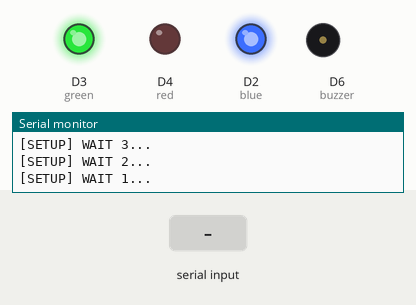
The sketch below on a simulated ESP8266 (NodeMCU). Parts: output pins drawn as LEDs (lit = HIGH), buzzer (waves = sounding, pin HIGH), the last lines printed to the serial monitor. The test bench sets the inputs (shaded band). WiFi joins after 1.5 s; servers stay silent unless stated.

Above: at 5.2 s.
5.3 s: "1\n" received over the second serial link
At 6.4 s:
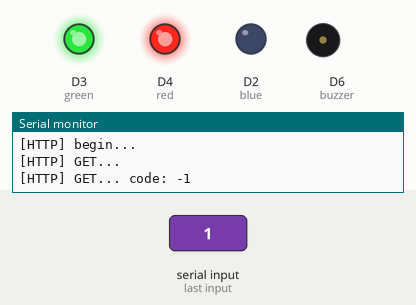
Timing chart, 0 to 8.3 s (numbered marks = the images above; inputs shaded):
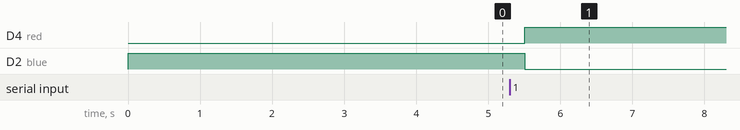

The sketch:

nodemcu_client.ino
```cpp
//example request : http://10.132.127.212:3000/order?type=juice&deviceID=123&userID=18427

#include <Arduino.h>
#include <ESP8266WiFi.h>
#include <ESP8266WiFiMulti.h>
#include <ESP8266HTTPClient.h>

#include <SoftwareSerial.h>

SoftwareSerial arduino(D5, D7, false, 256);

#define buzzer D6
#define red D4
#define green D3
#define blue D2

ESP8266WiFiMulti WiFiMulti;
HTTPClient http;

String url;
String payload;

void setup() {

    pinMode(red, OUTPUT);
    pinMode(blue, OUTPUT);
    pinMode(green, OUTPUT);
    pinMode(buzzer, OUTPUT);

    digitalWrite(red, LOW);
    digitalWrite(green, HIGH);
    digitalWrite(blue, HIGH);
    digitalWrite(buzzer, LOW);

    Serial.begin(9600);
    arduino.begin(9600);
    Serial.println();
    Serial.println();
    Serial.println();

    for(uint8_t t = 4; t > 0; t--) {
        Serial.printf("[SETUP] WAIT %d...\n", t);
        Serial.flush();
        delay(1000);
    }

    WiFiMulti.addAP("<ssid>", "<password>");

}

void buzz(int delayTime){
    digitalWrite(buzzer, HIGH);
    delay(delayTime);
    digitalWrite(buzzer, LOW);
}

void buzzInt(int delayTime, int repeat, int stopDelay){
    while(repeat>0){
    buzz(delayTime);
    delay(stopDelay);
    repeat--;
    }
}


void loop() {

    digitalWrite(red, LOW);
    digitalWrite(blue, HIGH);
    digitalWrite(green,HIGH);

    if((WiFiMulti.run() == WL_CONNECTED)) {

     digitalWrite(red, HIGH);
     digitalWrite(red, HIGH);
     digitalWrite(blue, LOW);
     delay(500);

     if(arduino.available() > 0) {

        url = arduino.readStringUntil('\n');
        String toBeSentURl = url.substring(0, url.length()-1);
        Serial.print("Got : ");
        Serial.println(toBeSentURl);

        Serial.print("[HTTP] begin...\n");
        http.begin(toBeSentURl); //HTTP
        Serial.print("[HTTP] GET...\n");
        int httpCode = http.GET();


        Serial.printf("[HTTP] GET... code: %d\n", httpCode);

        if(httpCode > 0) {


            if(httpCode == HTTP_CODE_OK) {

                String payload = http.getString();
                Serial.println(payload);


                digitalWrite(blue, LOW);
                digitalWrite(green, LOW);
                digitalWrite(red, LOW);
                delay(300);
                buzzInt(100,3,100);


             }
             else {

                Serial.printf("[HTTP] GET... failed, error: %s\n", http.errorToString(httpCode).c_str());
                digitalWrite(blue, LOW);
                digitalWrite(green, HIGH);
                digitalWrite(red, LOW);
                buzz(1500);
             }

           }

          http.end();
        }

        digitalWrite(red, HIGH);
        digitalWrite(blue, LOW);
        digitalWrite(green,HIGH);
        Serial.flush();
      }
}
```
